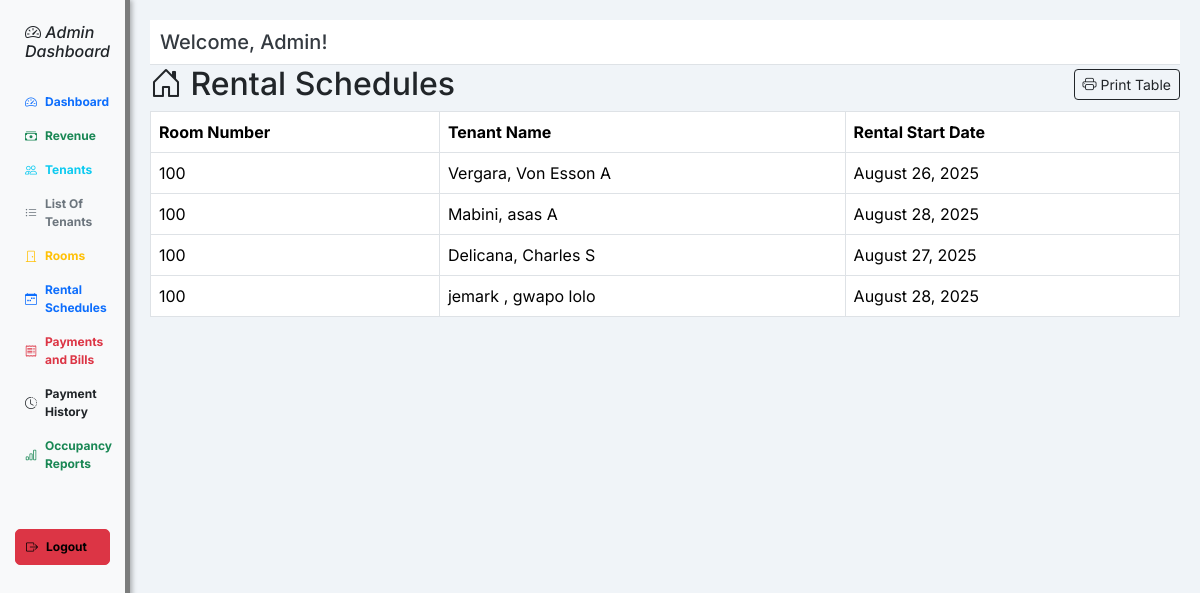
/admin/rentalsched.php, run on the app's committed database.
### tables this page shows
CREATE TABLE `tenant` (
  `tenant_id` int(11) NOT NULL,
  `firstname` varchar(255) NOT NULL,
  `lastname` varchar(255) NOT NULL,
  `mi` varchar(10) NOT NULL,
  `contactno` varchar(20) NOT NULL,
  `email` varchar(255) NOT NULL,
  `account_created` timestamp NOT NULL DEFAULT current_timestamp() ON UPDATE current_timestamp(),
  `status` varchar(100) DEFAULT NULL,
  `room_id` int(11) DEFAULT NULL
);

CREATE TABLE `room` (
  `room_id` int(11) NOT NULL,
  `roomnumber` varchar(100) NOT NULL,
  `capacity` varchar(100) NOT NULL,
  `price` varchar(100) NOT NULL,
  `status` varchar(100) NOT NULL,
  `photo` varchar(100) NOT NULL
);

### admin/rentalsched.php (the view, shortened to what this page needs)
<!DOCTYPE html>
<html lang="en">
<head>
  <link href="https://cdn.jsdelivr.net/npm/bootstrap@5.3.1/dist/css/bootstrap.min.css" rel="stylesheet"/>
  <link rel="stylesheet" href="https://cdn.jsdelivr.net/npm/bootstrap-icons@1.11.3/font/bootstrap-icons.css">
  <link rel="stylesheet" href="https://cdnjs.cloudflare.com/ajax/libs/font-awesome/6.4.0/css/all.min.css">
</head>
<body>
  <div class="d-flex">
     <nav class="sidebar">
      <h3 class="text-dark" style="font-size: 1.1rem;"><a href="dashboard.php" style="text-decoration: none; color: inherit;"> <strong>
            <h6> <i class="bi bi-speedometer2">
              Admin Dashboard</i> </h6>
          </strong></a></h3>
      <a href="dashboard.php" class="d-flex align-items-center gap-2 fw-bold text-primary">
        <i class="bi bi-speedometer2"></i> Dashboard
      </a>
      <a href="revenue.php" class="d-flex align-items-center gap-2 fw-bold text-success">
        <i class="bi bi-cash-stack"></i> Revenue
      </a>
      <a href="tenants.php" class="d-flex align-items-center gap-2 fw-bold text-info">
        <i class="bi bi-people"></i> Tenants
      </a>
      <a href="tenantlist.php" class="d-flex align-items-center gap-2 fw-bold text-secondary">
        <i class="bi bi-list-ul"></i> List Of Tenants
      </a>
      <a href="rooms.php" class="d-flex align-items-center gap-2 fw-bold text-warning">
        <i class="bi bi-door-closed"></i> Rooms
      </a>
      <a href="rentalsched.php" class="d-flex align-items-center gap-2 fw-bold text-primary">
        <i class="bi bi-calendar-week"></i> Rental Schedules
      </a>
      <a href="bills_payment.php" class="d-flex align-items-center gap-2 fw-bold text-danger">
        <i class="bi bi-receipt"></i> Payments and Bills
      </a>
      <a href="payment_history.php" class="d-flex align-items-center gap-2 fw-bold text-dark">
        <i class="bi bi-clock-history"></i> Payment History
      </a>
      <a href="occupancy.php" class="d-flex align-items-center gap-2 fw-bold text-success">
        <i class="bi bi-bar-chart"></i> Occupancy Reports
      </a>
      <a href="logout.php" class="mt-5 btn btn-danger btn-sm d-flex align-items-center gap-2 fw-bold" onclick="return confirm('Are you sure you want to logout?')">
        <i class="bi bi-box-arrow-right"></i> Logout
      </a>
    </nav>
    <div class="content">
      <div class="header">
        <h1>Welcome, Admin!</h1>
      </div>
      <div class="d-flex justify-content-between align-items-center mb-2">
        <h2 class="mb-0"><i class="bi bi-house-door "></i> Rental Schedules</h2>
        <button class="btn btn-outline-dark btn-sm" onclick="window.print()">
          <i class="bi bi-printer"></i> Print Table
        </button>
      </div>
      <table class="table table-bordered table-responsive print-rentalsched-table">
        <thead>
          <tr>
            <th>Room Number</th>
            <th>Tenant Name</th>
            <th>Rental Start Date</th>
          </tr>
        </thead>
        <tbody>
          <?php
          include '../conn.php';
          $data = mysqli_query($conn, "SELECT * FROM tenant JOIN room ON tenant.room_id = room.room_id");
          while($display = mysqli_fetch_array($data)){
            $date = date('F d, Y', strtotime($display['account_created']));
            echo '<tr>';
            echo '<td>' . $display['roomnumber'] . '</td>';
            echo '<td>' . $display['lastname']. ', ' . $display['firstname'].' '.$display['mi'] . '</td>';
            echo '<td>' . $date . '</td>';
            echo '</tr>';
          }
          ?>
        </tbody>
      </table>
    </div>
  </div>
</body>
</html>

### admin/rentalsched.php (style rules this page uses)
body { font-family: 'Inter', system-ui, -apple-system, 'Segoe UI', sans-serif; background: #f0f4f8; }
.sidebar { height: 100vh; width: 130px; background-color: #f8f9fa; padding: 15px; border-right: 5px solid rgba(0, 0, 0, 0.5); box-shadow: 2px 0 5px rgba(0, 0, 0, 0.3); }
.sidebar a { color: #343a40; text-decoration: none; padding: 8px 10px; display: block; border-radius: 5px; font-size: 0.75rem; transition: background-color 0.3s; }
.content { padding: 20px; flex-grow: 1; }
.header { background-color: #ffffff; padding: 10px; border-bottom: 1px solid #dee2e6; }
.header h1 { margin: 0; font-size: 1.25rem; color: #343a40; }
.d-flex .sidebar a { color: black; }

### data on the page
tenant: room.roomnumber "100", lastname "Vergara", firstname "Von Esson", mi "A", account_created "August 26, 2025"
tenant: room.roomnumber "100", lastname "Mabini", firstname "asas", mi "A", account_created "August 28, 2025"
tenant: room.roomnumber "100", lastname "Delicana", firstname "Charles", mi "S", account_created "August 27, 2025"
tenant: room.roomnumber "100", lastname "jemark", firstname "gwapo", mi "lolo", account_created "August 28, 2025"
